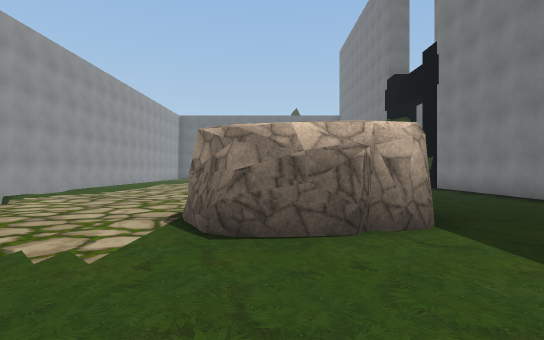
[1] (above)

13 first-person views from a walk through a Unity game level. The camera is 1.2 m above the floor, looks level and sees 80° across. The floor is counted in squares, 1.8 m on a side. Each view is taken from the middle of a square. On the plan, view 1 faces up. The plan holds only what a view shows up to about 10 squares ahead; the rest is blank. The place goes on beyond the plan. The player is left out. Some surface patterns are stand-ins.

[2]
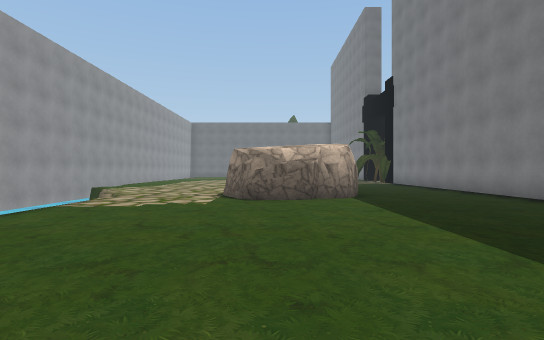

[3]
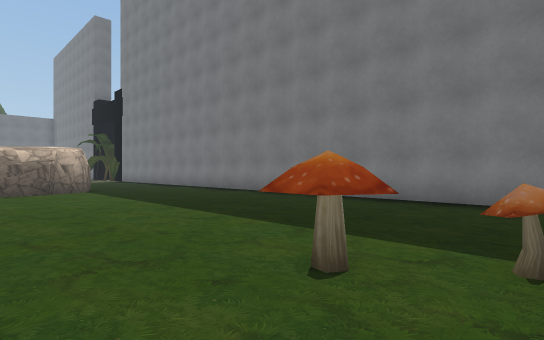

[4]
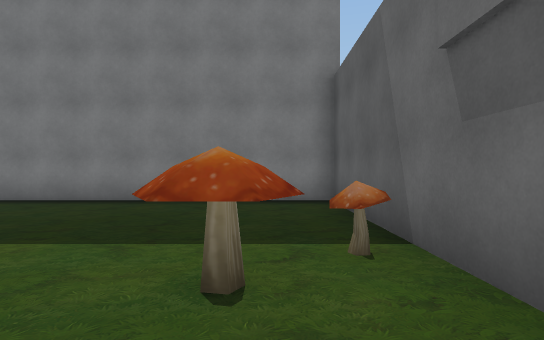

[5]
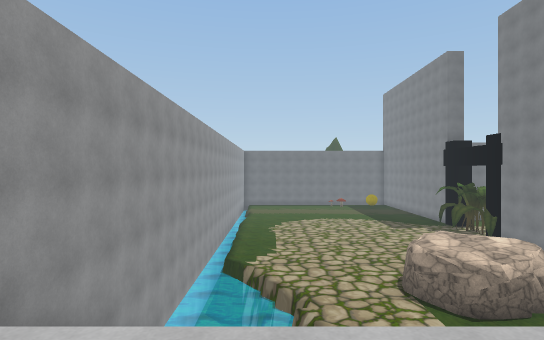

[6]
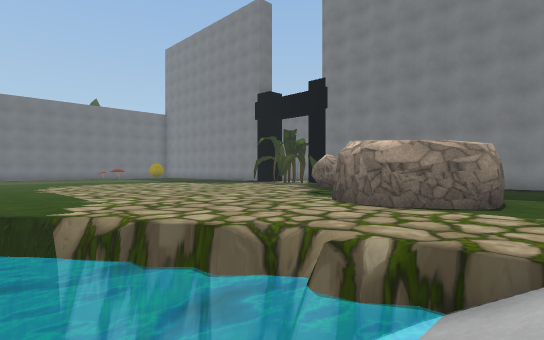

[7]
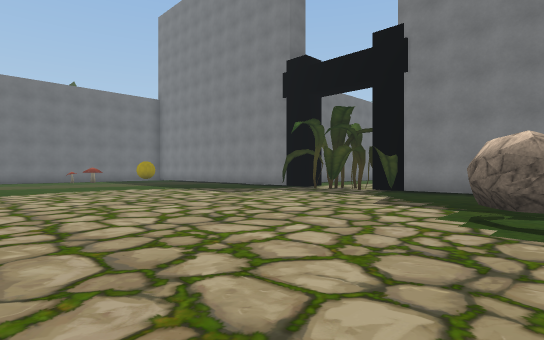

[8]
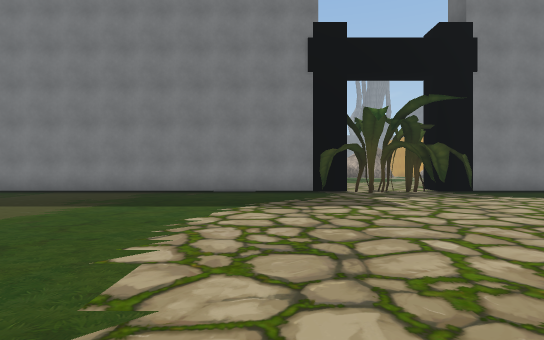

[9]
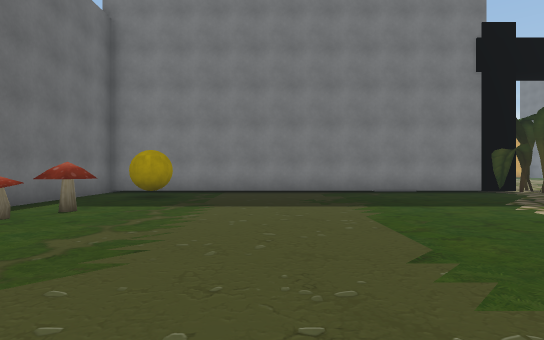

[10]
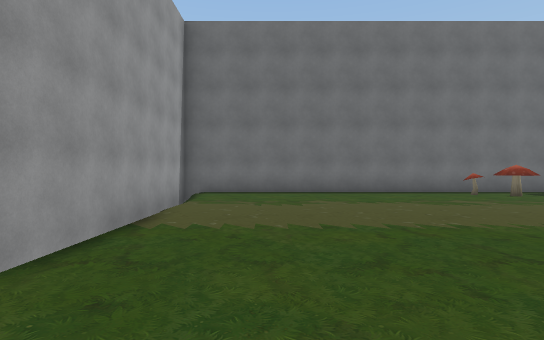

[11]
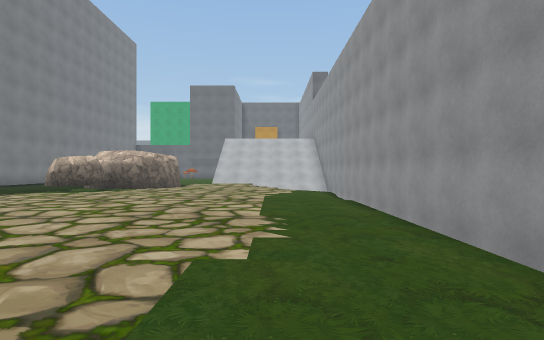

[12]
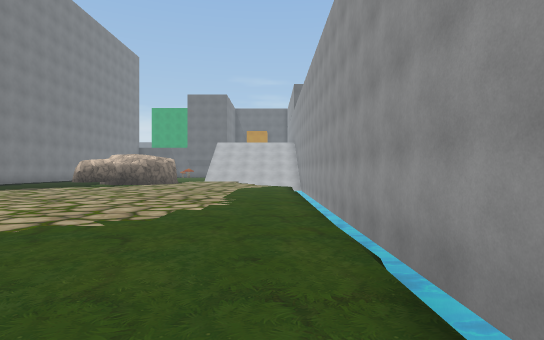

[13]
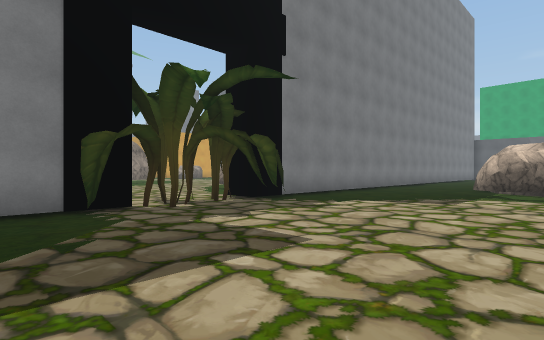

### Floor plan
Key: @ floor where view 1 was taken; # wall or solid block; . main floor; : floor 4.75 m higher than the main floor; / step, stairs or slope; = window, fence, low wall or low ledge; ~ water the walk can cross; ≈ water the walk keeps out of; R rock; M mushroom; B yellow ball; O other object.
Columns run from 8 left of view 1 to 6 right of it. Each row starts with its distance up from view 1.
 27 ###############
 26 #≈......M.....#
 25 #≈.......M..B.#
 24 #≈............#
 23 #≈............#
 22 #≈............#
 21 #≈............#
 20 #≈............#
 19 #≈............#
 18 #≈............#
 17 #≈............#
 16 #≈............#
 15 #≈...........O#
 14 #≈...........##
 13 #≈...........O#
 12 #≈............#
 11 #≈...........O#
 10 #≈............#
  9 #≈............#
  8 #≈.......RR...#
  7 #≈≈......RR...#
  6 #≈≈....RRRR...#
  5 #≈≈≈...RRRR...#
  4 #≈≈≈...RRRR...#
  3 #  ~=...R.....#
  2 #/ ////.......#
  1 #   // .......#
  0 #     ..@.....#
 -1 #     ........#
 -2       ........#
 -3        .......#
 -4    :   .......#
 -5        .......#
 -6        ..M....#
 -7        ...M...#
 -8          ######

Where each view was taken, in squares from view 1:
view 1: 0 up, 0 right, facing up
view 2: 4 down, 0 right, facing up
view 3: 7 down, 1 left, facing up-right
view 4: 6 down, 1 left, facing right
view 5: 4 down, 5 left, facing up
view 6: 2 up, 7 left, facing up-right
view 7: 7 up, 4 left, facing up-right
view 8: 17 up, 4 left, facing right
view 9: 22 up, 4 left, facing right
view 10: 17 up, 5 left, facing up
view 11: 18 up, 5 left, facing down
view 12: 21 up, 6 left, facing down
view 13: 17 up, 0 right, facing down-right
